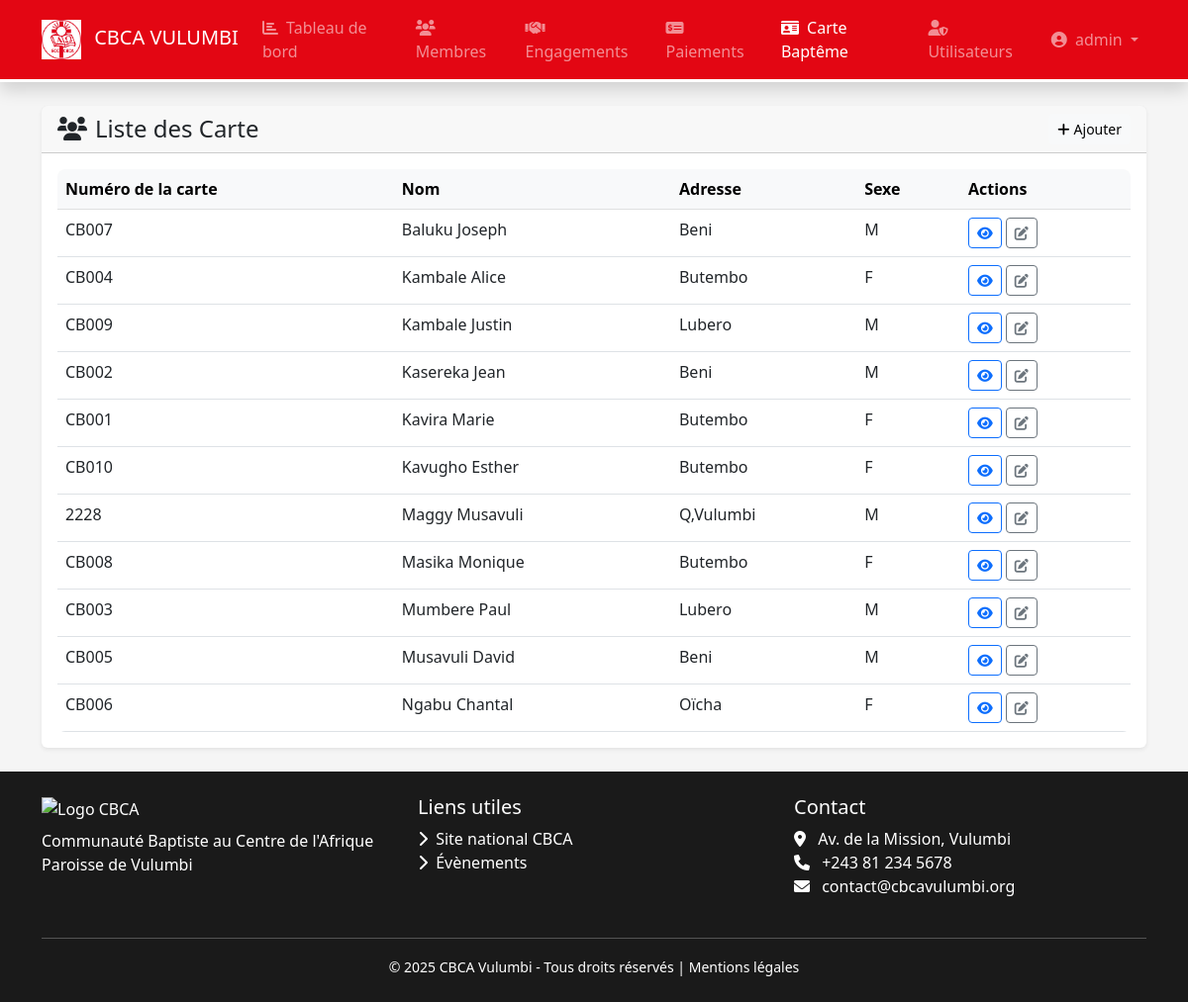
The app's page /carte (signed in) with its own data.
### models.py (models this page shows, shortened)
class User(db.Model, UserMixin):
    __tablename__ = 'users'
    id = db.Column(db.Integer, primary_key=True)
    username = db.Column(db.String(50), unique=True, nullable=False)
    password_hash = db.Column(db.String(128), nullable=False)
    role = db.Column(db.String(20), default='user')
    last_login = db.Column(db.DateTime)
    created_at = db.Column(db.DateTime, default=datetime.utcnow)

class CarteBapteme(db.Model):
    __tablename__='cartebapteme'
    id = db.Column(db.Integer, primary_key=True)
    numero = db.Column(db.String(100), nullable=False)
    nom = db.Column(db.String(100), nullable=False)
    adresse = db.Column(db.String(200))
    date_naissance = db.Column(db.Date)
    sexe = db.Column(db.String(1))
    photo = db.Column(db.String(100))
    created_at = db.Column(db.DateTime, default=datetime.utcnow)
    membre = db.relationship('Membre', backref='cartebapteme', lazy=True)

### app.py (the view)
@app.route('/carte')
@login_required
def liste_carte():
    from models import CarteBapteme
    search = request.args.get('search', '').strip()
    query = CarteBapteme.query
    if search:
        query = query.filter(CarteBapteme.nom.ilike(f'%{search}%'))
    cartes = query.order_by(CarteBapteme.nom).all()
    return render_template('carte/liste.html', title="Cartes de baptême", cartes=cartes, search=search)

### app.py (called while the page is built)
@login_manager.user_loader
def load_user(user_id):
    from models import User
    return User.query.get(int(user_id))

### templates/carte/liste.html (shortened to what this page needs)
{% extends "base.html" %}
{% block content %}
<div class="card shadow-sm border-0">
    <div class="card-header bg-cbca --text-color">
        <div class="d-flex justify-content-between align-items-center">
            <h4 class="mb-0"><i class="fas fa-users me-2"></i>Liste des Carte </h4>
            <a href="{{ url_for('ajouter_carte') }}" class="btn btn-light btn-sm">
                <i class="fas fa-plus me-1"></i>Ajouter
            </a>
        </div>
    </div>
    <div class="card-body">
        <div class="table-responsive">
            <table class="table table-hover">
                <thead class="table-light">
                    <tr>
                        <th>Numéro de la carte</th>
                        <th>Nom</th>
                        <th>Adresse</th>
                        <th>Sexe</th>
                        <th>Actions</th>
                    </tr>
                </thead>
                <tbody>
                    {% for carte in cartes %}
                    <tr>
                        <td>{{ carte.numero }}</td>
                        <td>{{ carte.nom }}</td>
                        <td>{{ carte.adresse or '-' }}</td>
                        <td>{{ carte.sexe}}</td>
                        <td>
                            <a href="#" class="btn btn-sm btn-outline-primary" data-bs-toggle="modal" data-bs-target="#modalDetail{{ carte.id }}">
                                <i class="fas fa-eye"></i>
                            </a>
                            <a href="#" class="btn btn-sm btn-outline-secondary" data-bs-toggle="modal" data-bs-target="#modalEdit{{ carte.id }}">
                                <i class="fas fa-edit"></i>
                            </a>
                        </td>
                    </tr>
                    {% endfor %}
                </tbody>
            </table>
        </div>
    </div>
</div>
{% endblock %}

### templates/base.html (shortened to what this page needs)
<!DOCTYPE html>
<html lang="fr">
<head>
    <link href="https://cdn.jsdelivr.net/npm/bootstrap@5.3.0/dist/css/bootstrap.min.css" rel="stylesheet">
    <link href="https://cdnjs.cloudflare.com/ajax/libs/font-awesome/6.0.0/css/all.min.css" rel="stylesheet">
    <link rel="stylesheet" href="{{ url_for('static', filename='css/style.css') }}">
</head>
<body>
<nav class="navbar navbar-expand-lg navbar-dark navbar-cbca shadow">
    <div class="container">
        <a class="navbar-brand" href="{{ url_for('accueil') }}">
            <img src="{{ url_for('static', filename='logo.JPG') }}" alt="Logo CBCA" height="40" class="me-2">
            <span class="d-none d-md-inline">CBCA VULUMBI</span>
        </a>
        <div class="collapse navbar-collapse" id="navbarContent">
            <ul class="navbar-nav me-auto">
                <li class="nav-item">
                    <a class="nav-link {% if request.endpoint == 'accueil' %}active{% endif %}" href="{{ url_for('accueil') }}">
                        <i class="fas fa-chart-bar me-1"></i> Tableau de bord
                    </a>
                </li>
                <li class="nav-item">
                    <a class="nav-link {% if request.endpoint and request.endpoint.startswith('liste_membres') %}active{% endif %}" href="{{ url_for('liste_membres') }}">
                        <i class="fas fa-users me-1"></i> Membres
                    </a>
                </li>
                <li class="nav-item">
                    <a class="nav-link {% if request.endpoint and request.endpoint.startswith('liste_engagements') %}active{% endif %}" href="{{ url_for('liste_engagements') }}">
                        <i class="fas fa-handshake me-1"></i> Engagements
                    </a>
                </li>
                <li class="nav-item">
                    <a class="nav-link {% if request.endpoint and request.endpoint.startswith('liste_paiements') %}active{% endif %}" href="{{ url_for('liste_paiements') }}">
                        <i class="fas fa-money-check-alt me-1"></i> Paiements
                    </a>
                </li>
                <li class="nav-item">
                    <a class="nav-link {% if request.endpoint and request.endpoint.startswith('liste_carte') %}active{% endif %}" href="{{ url_for('liste_carte') }}">
                        <i class="fas fa-id-card me-1"></i> Carte Baptême
                    </a>
                </li>
                {% if current_user.is_authenticated and current_user.role == 'admin' %}
                <li class="nav-item">
                    <a class="nav-link {% if request.endpoint and request.endpoint.startswith('liste_utilisateurs') %}active{% endif %}" href="{{ url_for('liste_utilisateurs') }}">
                        <i class="fas fa-user-shield me-1"></i> Utilisateurs
                    </a>
                </li>
                {% endif %}
            </ul>
            <ul class="navbar-nav">
                {% if current_user.is_authenticated %}
                <li class="nav-item dropdown">
                    <a class="nav-link dropdown-toggle" href="#" id="userDropdown" data-bs-toggle="dropdown">
                        <i class="fas fa-user-circle me-1"></i> {{ current_user.username }}
                    </a>
                </li>
                {% else %}
                <li class="nav-item">
                    <a class="nav-link" href="{{ url_for('login') }}">
                        <i class="fas fa-sign-in-alt me-1"></i> Connexion
                    </a>
                </li>
                {% endif %}
            </ul>
        </div>
    </div>
</nav>
<main class="container my-4 flex-grow-1">
    {% block content %}{% endblock %}
</main>
<footer class="py-4 text-white">
    <div class="container">
        <div class="row">
            <div class="col-md-4 mb-3">
                <img src="{{ url_for('static', filename='images/logo-cbca-white.png') }}" alt="Logo CBCA" height="50">
                <p class="mt-2 mb-0">Communauté Baptiste au Centre de l'Afrique<br>Paroisse de Vulumbi</p>
            </div>
            <div class="col-md-4 mb-3">
                <h5>Liens utiles</h5>
                <ul class="list-unstyled">
                    <li><a href="#" class="text-white text-decoration-none"><i class="fas fa-chevron-right me-1"></i> Site national CBCA</a></li>
                    <li><a href="#" class="text-white text-decoration-none"><i class="fas fa-chevron-right me-1"></i> Évènements</a></li>
                </ul>
            </div>
            <div class="col-md-4 mb-3">
                <h5>Contact</h5>
                <address>
                    <i class="fas fa-map-marker-alt me-2"></i> Av. de la Mission, Vulumbi<br>
                    <i class="fas fa-phone me-2"></i> +243 81 234 5678<br>
                    <i class="fas fa-envelope me-2"></i> contact@cbcavulumbi.org
                </address>
            </div>
        </div>
        <hr class="my-2 bg-light">
        <div class="text-center pt-2">
            <small>&copy; 2025 CBCA Vulumbi - Tous droits réservés | <a href="#" class="text-white text-decoration-none">Mentions légales</a></small>
        </div>
    </div>
</footer>
</body>
</html>

### static/style.css (style rules this page uses)
body { font-family: 'Segoe UI', 'Roboto', sans-serif; background-color: var(--cbcagray); }
.navbar-cbca { border-bottom: 3px solid white; }
.table-responsive { border-radius: 8px; overflow: hidden; }
.table { margin-bottom: 0; }
.table thead th { background-color: #f8f9fa; border-bottom-width: 1px; font-weight: 600; }
.card-header { font-weight: 600; }

### templates/base.html (style rules this page uses)
:root { --cbcared:#e30613; --cbcawhite:#fff; --cbcadark:#1a1a1a; --cbcagray:#f5f5f5; }
body { font-family: 'Segoe UI', Tahoma, Geneva, Verdana, sans-serif; background: var(--cbcagray); display:flex; flex-direction:column; min-height:100vh; }
.navbar-cbca { background-color: var(--cbcared); border-bottom: 3px solid white; }
footer { background: var(--cbcadark); margin-top:auto; }

### records on screen
User: username "admin"
CarteBapteme: numero "CB007", nom "Baluku Joseph", adresse "Beni", sexe "M"
CarteBapteme: numero "CB004", nom "Kambale Alice", adresse "Butembo", sexe "F"
CarteBapteme: numero "CB009", nom "Kambale Justin", adresse "Lubero", sexe "M"
CarteBapteme: numero "CB002", nom "Kasereka Jean", adresse "Beni", sexe "M"
CarteBapteme: numero "CB001", nom "Kavira Marie", adresse "Butembo", sexe "F"
CarteBapteme: numero "CB010", nom "Kavugho Esther", adresse "Butembo", sexe "F"
CarteBapteme: numero "2228", nom "Maggy Musavuli", adresse "Q,Vulumbi", sexe "M"
CarteBapteme: numero "CB008", nom "Masika Monique", adresse "Butembo", sexe "F"
CarteBapteme: numero "CB003", nom "Mumbere Paul", adresse "Lubero", sexe "M"
CarteBapteme: numero "CB005", nom "Musavuli David", adresse "Beni", sexe "M"
CarteBapteme: numero "CB006", nom "Ngabu Chantal", adresse "Oïcha", sexe "F"
